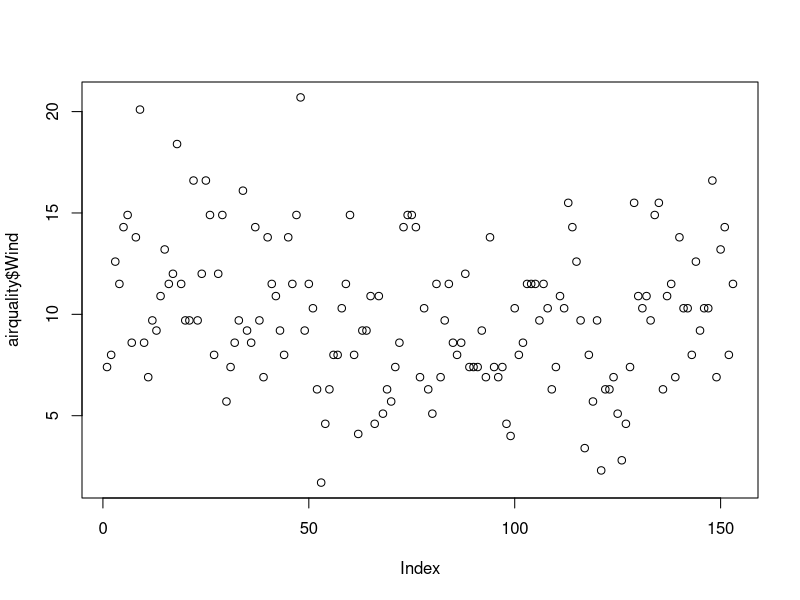
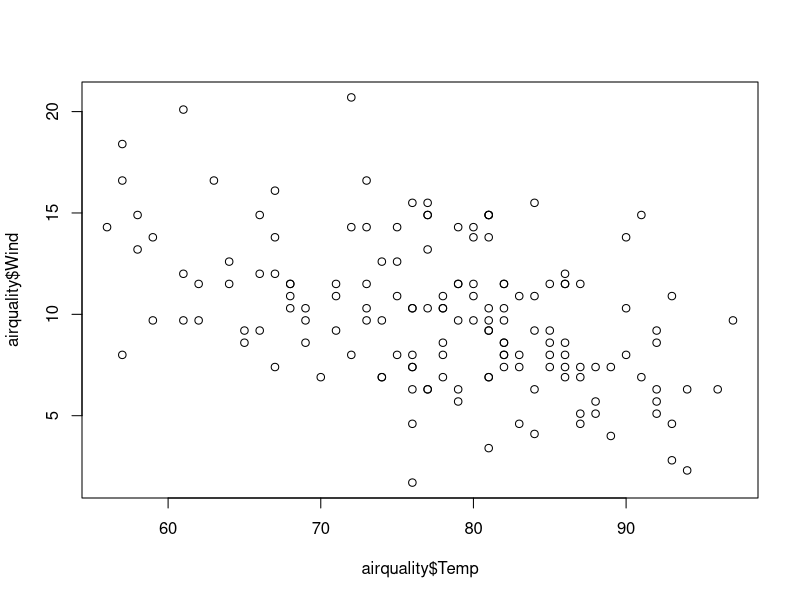
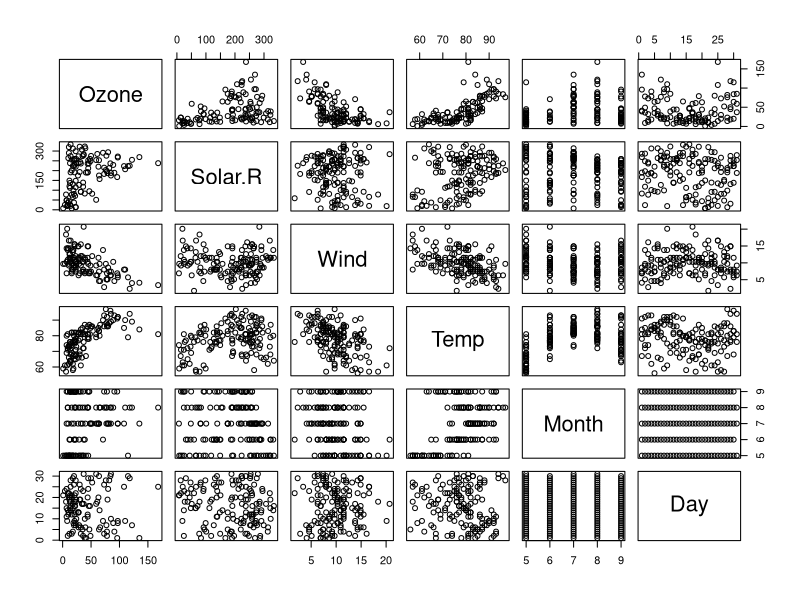
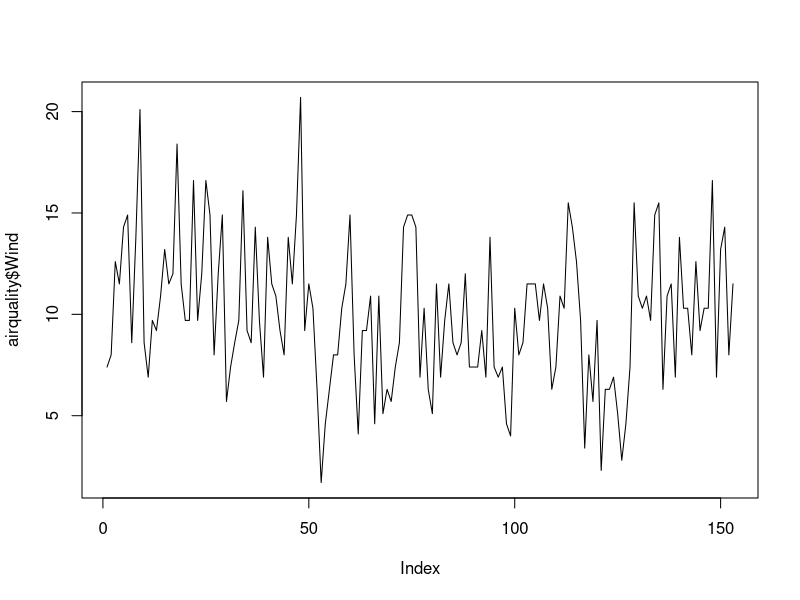
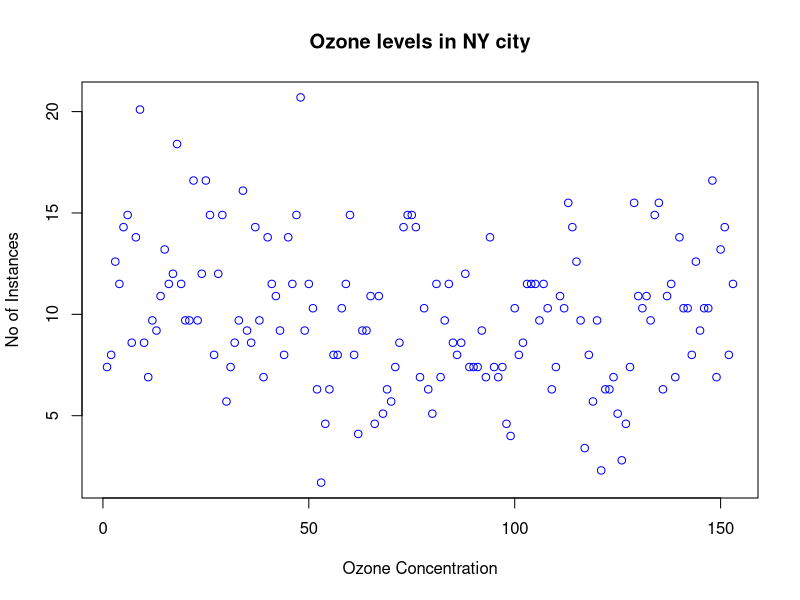
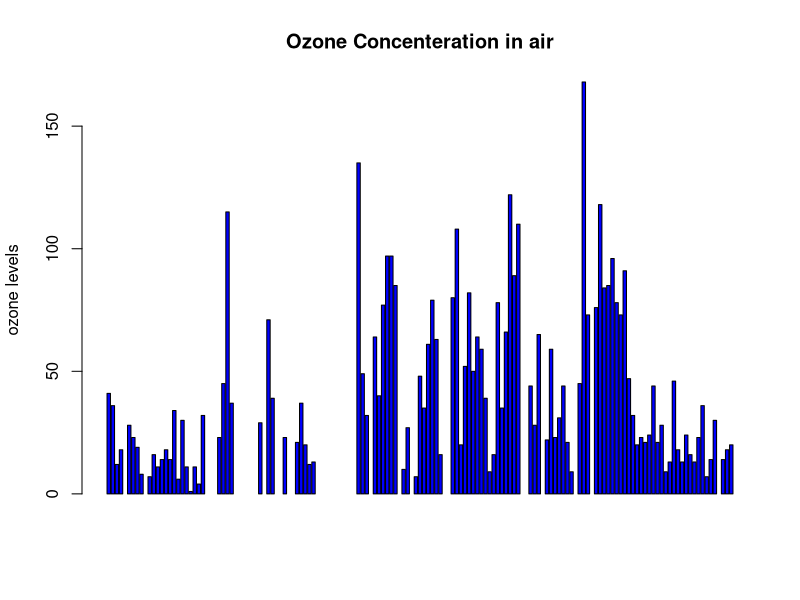
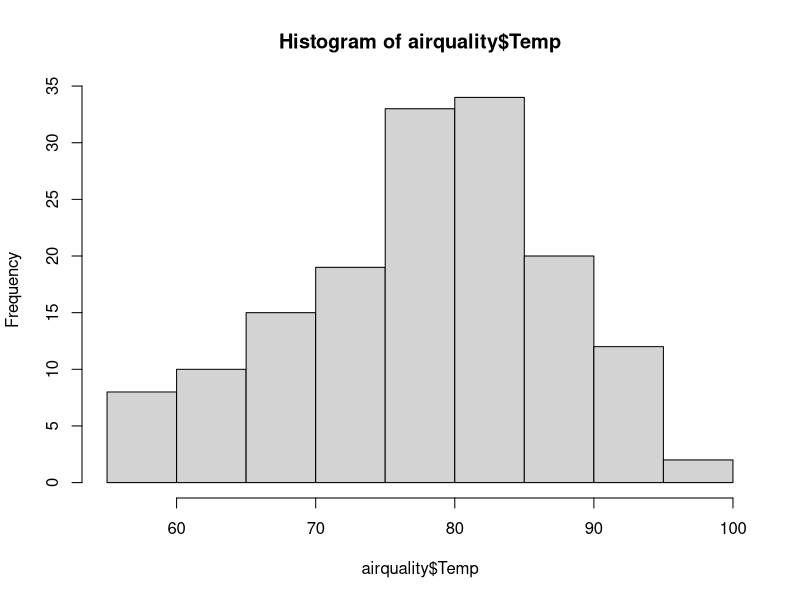
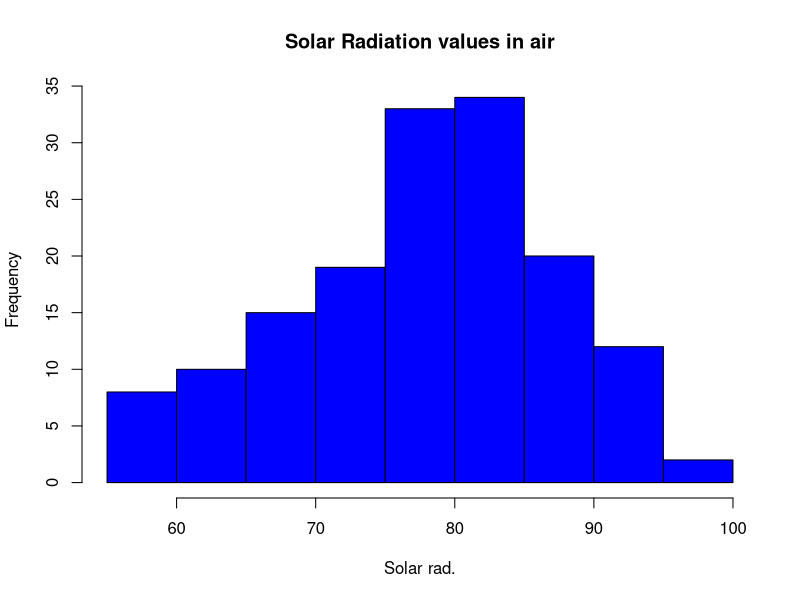

Generate these figures, in order, with R:
#airquality = read.csv('path/airquality.csv',header=TRUE, sep=",")
airquality <- datasets::airquality
####Top 10 rows and last 10 rows
head(airquality,10)
tail(airquality,10)
######Columns
airquality[,c(1,2)]

df<-airquality[,-6] # excludes column no.6
df

summary(airquality[,1]) # summary statistics for column 1

airquality$Wind

summary(airquality$Wind)

###########Summary of the data#########

summary(airquality) # summary for all columns

##################### Visualization
plot(airquality$Wind)
plot(airquality$Temp,airquality$Wind,type="p")
plot(airquality)
# points and lines 
plot(airquality$Wind, type= "l") # p: points, l: lines,b: both
plot(airquality$Wind, xlab = 'Ozone Concentration', 
     ylab = 'No of Instances', main = 'Ozone levels in NY city',
     col = 'blue')
# Horizontal bar plot
barplot(airquality$Ozone, main = 'Ozone Concenteration in air',
        ylab = 'ozone levels', col= 'blue',horiz = F,axes=T)
#Histogram
hist(airquality$Temp)
hist(airquality$Temp, 
     main = 'Solar Radiation values in air',
     xlab = 'Solar rad.', col='blue')

#Single box plot
boxplot(airquality$Wind,main="Boxplot")
boxplot.stats(airquality$Wind)$out



# Multiple box plots
boxplot(airquality[,1:4],main='Multiple')
#margin of the grid(mar)(bottom,left,top,right), 
#no of rows and columns(mfrow), 
#whether a border is to be included(bty) 
#and position of the 
#labels(las: 1 for horizontal, las: 0 for vertical)
#bty - box around the plot
par(mfrow=c(3,3),mar=c(2,5,2,1),  las=0, bty="o")
plot(airquality$Ozone)
plot(airquality$Ozone, airquality$Wind)
plot(airquality$Ozone, type= "l")
plot(airquality$Ozone, type= "l")
plot(airquality$Ozone, type= "l")
barplot(airquality$Ozone, main = 'Ozone Concenteration in air',
        xlab = 'ozone levels', col='green',horiz = TRUE)
hist(airquality$Solar.R)
boxplot(airquality$Solar.R)
boxplot(airquality[,0:4], main='Multiple Box plots')











